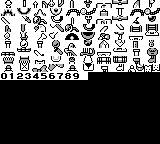

A level layout from a 2D game, rendered from its tile map. Below: a short description, then the map file with its tile-grid data intact:
An orthogonal 20x18 tile map with 8x8 px tiles, 1 tile layer (Tile Layer 1), 3 tilesets.

<map version="1.2" tiledversion="1.2.2" orientation="orthogonal" renderorder="right-down" width="20" height="18" tilewidth="8" tileheight="8" infinite="0" nextlayerid="2" nextobjectid="1">
 <tileset firstgid="1" source="inventory.tsx" />
 <tileset firstgid="197" source="items-2.tsx" />
 <tileset firstgid="261" source="font.tsx" />
 <layer id="1" name="Tile Layer 1" width="20" height="18">
  <data encoding="csv">
177,178,191,192,3,4,17,18,5,6,19,20,7,8,21,22,13,14,27,28,
57,58,71,72,29,30,43,44,11,12,25,26,31,32,45,46,33,34,47,48,
37,38,51,52,35,36,49,50,9,10,23,24,39,40,53,54,41,42,55,56,
59,60,73,74,61,62,75,76,63,64,77,78,1,2,15,16,117,118,131,132,
85,86,99,100,67,68,81,82,65,66,79,80,69,70,83,84,173,174,187,188,
91,92,105,106,179,180,193,194,87,88,101,102,89,90,103,104,93,94,107,108,
123,124,137,138,115,116,129,130,97,98,111,112,171,172,185,186,119,120,133,134,
149,150,163,164,121,122,135,136,169,170,183,184,141,142,155,156,143,144,157,158,
147,148,161,162,145,146,159,160,175,176,189,190,95,96,109,110,126,140,125,139,
245,246,247,248,249,250,251,252,253,254,388,0,0,0,0,0,0,0,0,0,
0,0,0,0,0,0,0,0,0,0,0,0,0,0,0,0,0,0,0,0,
0,0,0,0,0,0,0,0,0,0,0,0,0,0,0,0,0,0,0,0,
0,0,0,0,0,0,0,0,0,0,0,0,0,0,0,0,0,0,0,0,
0,0,0,0,0,0,0,0,0,0,0,0,0,0,0,0,0,0,0,0,
0,0,0,0,0,0,0,0,0,0,0,0,0,0,0,0,0,0,0,0,
0,0,0,0,0,0,0,0,0,0,0,0,0,0,0,0,0,0,0,0,
0,0,0,0,0,0,0,0,0,0,0,0,0,0,0,0,0,0,0,0,
0,0,0,0,0,0,0,0,0,0,0,0,0,0,0,0,0,0,0,0
</data>
 </layer>
</map>
